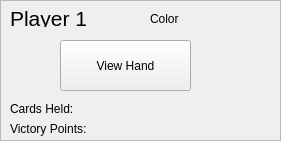
   <widget class="QFrame" name="frame">
    <property name="geometry">
     <rect>
      <x>710</x>
      <y>3</y>
      <width>281</width>
      <height>141</height>
     </rect>
    </property>
    <property name="frameShape">
     <enum>QFrame::StyledPanel</enum>
    </property>
    <property name="frameShadow">
     <enum>QFrame::Raised</enum>
    </property>
    <widget class="QLabel" name="player1_label">
     <property name="geometry">
      <rect>
       <x>10</x>
       <y>10</y>
       <width>101</width>
       <height>17</height>
      </rect>
     </property>
     <property name="font">
      <font>
       <pointsize>16</pointsize>
      </font>
     </property>
     <property name="text">
      <string>Player 1</string>
     </property>
    </widget>
    <widget class="QLabel" name="color1_label">
     <property name="geometry">
      <rect>
       <x>150</x>
       <y>10</y>
       <width>67</width>
       <height>17</height>
      </rect>
     </property>
     <property name="text">
      <string>Color</string>
     </property>
    </widget>
    <widget class="QLabel" name="victoryPnts1">
     <property name="geometry">
      <rect>
       <x>10</x>
       <y>120</y>
       <width>131</width>
       <height>17</height>
      </rect>
     </property>
     <property name="text">
      <string>Victory Points:</string>
     </property>
    </widget>
    <widget class="QLabel" name="cardsHeld1_label">
     <property name="geometry">
      <rect>
       <x>10</x>
       <y>100</y>
       <width>121</width>
       <height>17</height>
      </rect>
     </property>
     <property name="text">
      <string>Cards Held:</string>
     </property>
    </widget>
    <widget class="QPushButton" name="vhandButton_01">
     <property name="geometry">
      <rect>
       <x>60</x>
       <y>40</y>
       <width>131</width>
       <height>51</height>
      </rect>
     </property>
     <property name="text">
      <string>View Hand</string>
     </property>
    </widget>
   </widget>
